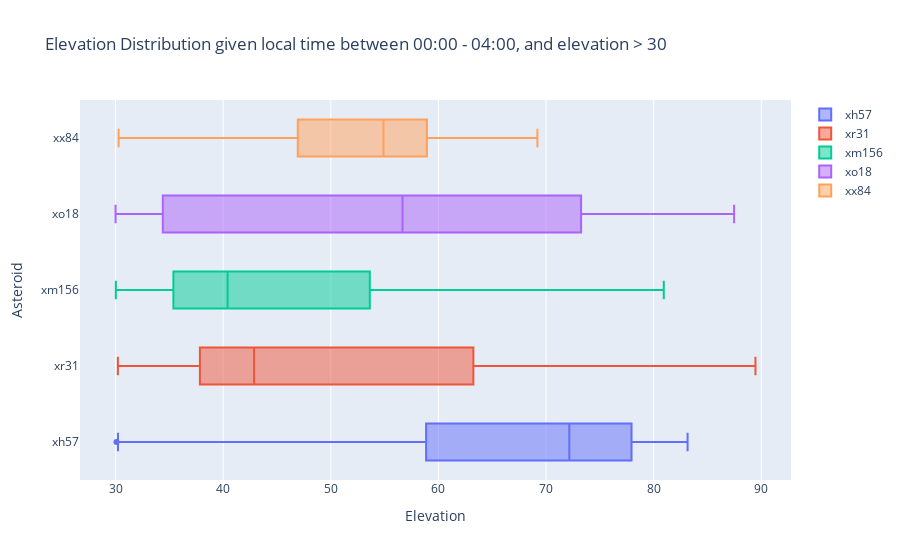

The notebook cell saved with this chart:
### Code cell
listOfData = ['xh57', 'xr31', 'xm156', 'xo18', 'xx84']
times = [[]]
for j in range(len(listOfData)):
    elevT = 0
    apMagT = 0
    times.append([])

    numFits = 0
    df = pd.read_csv(f'{listOfData[j]}_merged.csv')

    for i in range(len(df)-1):
        #11hours + UTC time = local time, i.e. 00:00 -> 03:00 local time, sliding springs australia
        if ((int(df.iloc[i].time.replace(":", "")) >= 1300) and (int(df.iloc[i].time.replace(":", "")) < 1700)) and df.iloc[i].elev > 30 and df.iloc[i].observatory == 'ssf':
            times[j].append(df.iloc[i].elev)
        elif ((int(df.iloc[i].time.replace(":", "")) >= 1000) and (int(df.iloc[i].time.replace(":", "")) < 1400)) and df.iloc[i].elev > 30 and df.iloc[i].observatory == 'hf':
            times[j].append(df.iloc[i].elev)

fig5 = go.Figure()
# Use x instead of y argument for horizontal plot
for i in range(len(times)-1):
    fig5.add_trace(go.Box(x=times[i], name = listOfData[i]))

fig5.update_layout(
    title=dict(
        text="Elevation Distribution given local time between 00:00 - 04:00, and elevation > 30"
    ),
    xaxis=dict(
        title=dict(
            text="Elevation"
        )
    ),
    yaxis=dict(
        title=dict(
            text="Asteroid"
        )
    ))
fig5.show()

### Figure 1 — Plotly figure (JSON) as saved in the notebook; plotly's stock layout.template omitted (floating-point values rounded to 4 significant figures; data arrays with more than 128 entries replaced by an {"elided": "..."} marker saying what was removed)
{"data": [{"name": "xh57", "x": {"elided": "274 float values"}, "type": "box"}, {"name": "xr31", "x": {"elided": "384 float values"}, "type": "box"}, {"name": "xm156", "x": {"elided": "183 float values"}, "type": "box"}, {"name": "xo18", "x": {"elided": "516 float values"}, "type": "box"}, {"name": "xx84", "x": {"elided": "433 float values"}, "type": "box"}], "layout": {"title": {"text": "Elevation Distribution given local time between 00:00 - 04:00, and elevation > 30"}, "xaxis": {"title": {"text": "Elevation"}}, "yaxis": {"title": {"text": "Asteroid"}}}}
